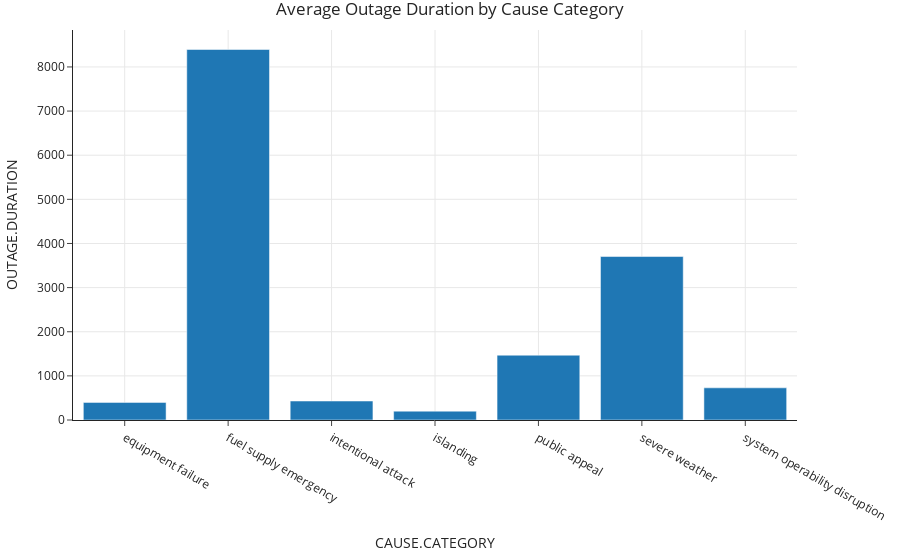

Write notebook code for a chart like this one.
### Code cell
fig1 = px.bar(
    outages_grouped, 
    x="CAUSE.CATEGORY", 
    y="OUTAGE.DURATION", 
    title="Average Outage Duration by Cause Category"
)
fig1.show()

### Figure 1 — Plotly figure (JSON) as saved in the notebook; plotly's stock layout.template omitted (floating-point values rounded to 4 significant figures)
{"data": [{"alignmentgroup": "True", "hovertemplate": "CAUSE.CATEGORY=%{x}<br>OUTAGE.DURATION=%{y}<extra></extra>", "legendgroup": "", "marker": {"color": "#1F77B4", "pattern": {"shape": ""}}, "name": "", "offsetgroup": "", "orientation": "v", "showlegend": false, "textposition": "auto", "type": "bar", "x": ["equipment failure", "fuel supply emergency", "intentional attack", "islanding", "public appeal", "severe weather", "system operability disruption"], "xaxis": "x", "y": [399.1, 8395.0, 430.0, 200.5, 1468.0, 3704.0, 728.9], "yaxis": "y"}], "layout": {"autosize": true, "barmode": "relative", "legend": {"tracegroupgap": 0}, "title": {"text": "Average Outage Duration by Cause Category"}, "xaxis": {"anchor": "y", "autorange": true, "domain": [0, 1], "range": [-0.5, 6.5], "title": {"text": "CAUSE.CATEGORY"}, "type": "category"}, "yaxis": {"anchor": "x", "autorange": true, "domain": [0, 1], "range": [0, 8837.0], "title": {"text": "OUTAGE.DURATION"}, "type": "linear"}}}
